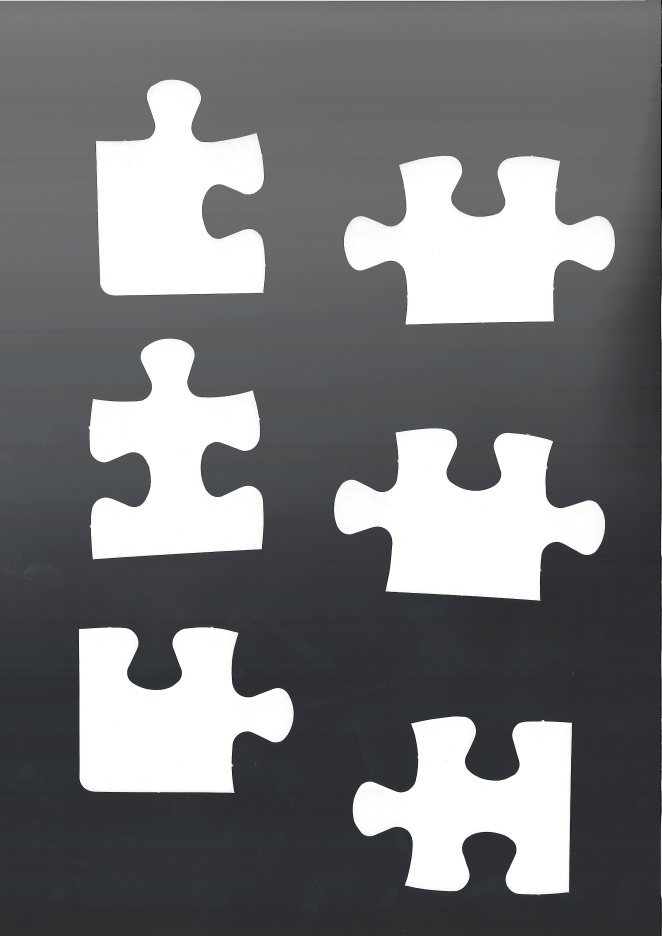
#> input picture 25pieces/input/25F1T6.png, 3306 x 4678 px (shown at 1/5 size)
$ python main.py
#> lines starting #> are read from the running program, lines starting #| are printed output that depends on the picture; after the words box and inside, x2 and y2 are one past the last pixel; in counts of white or black regions, pixels touching at a corner belong together
# -*- coding:utf-8 -*-
import math
import numpy as np
import cv2
import matplotlib.pyplot as plt
import pickle

def main():
    #カラー画像の読み取り
    img_src1 = cv2.imread("./input/25F1T6.png",1)
#> img_src1 is the input picture: shape (4678, 3306, 3); mean B, G, R 122.1, 120.2, 119.1
    img_src2 = cv2.imread("./input/25F7T12.png",1)
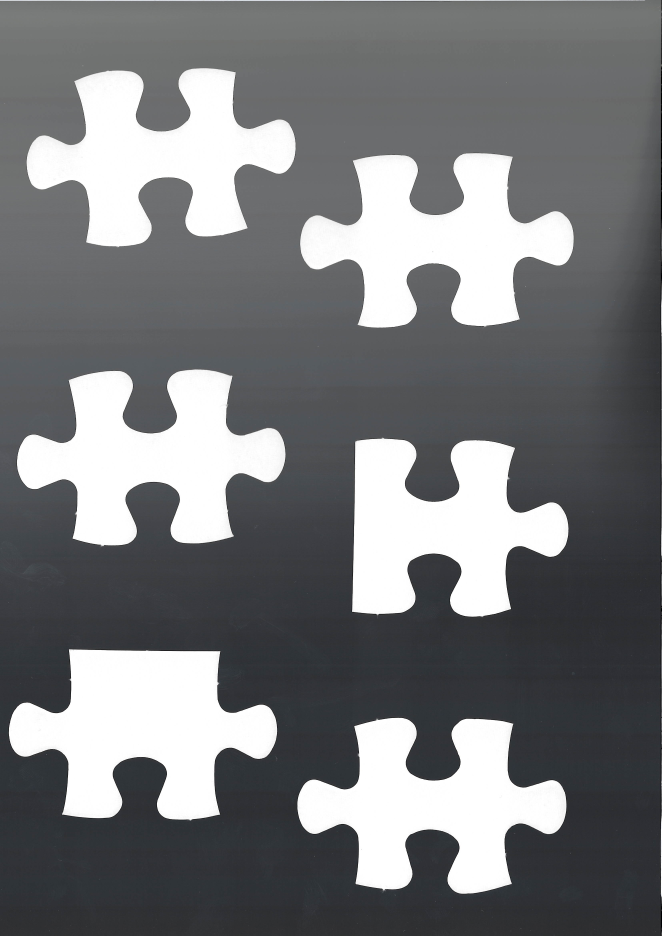
#> input picture 25pieces/input/25F7T12.png, 3306 x 4678 px (shown at 1/5 size)
#> img_src2 is the input picture: shape (4678, 3306, 3); mean B, G, R 123.6, 121.5, 120.2
    img_src3 = cv2.imread("./input/25F13T18.png",1)
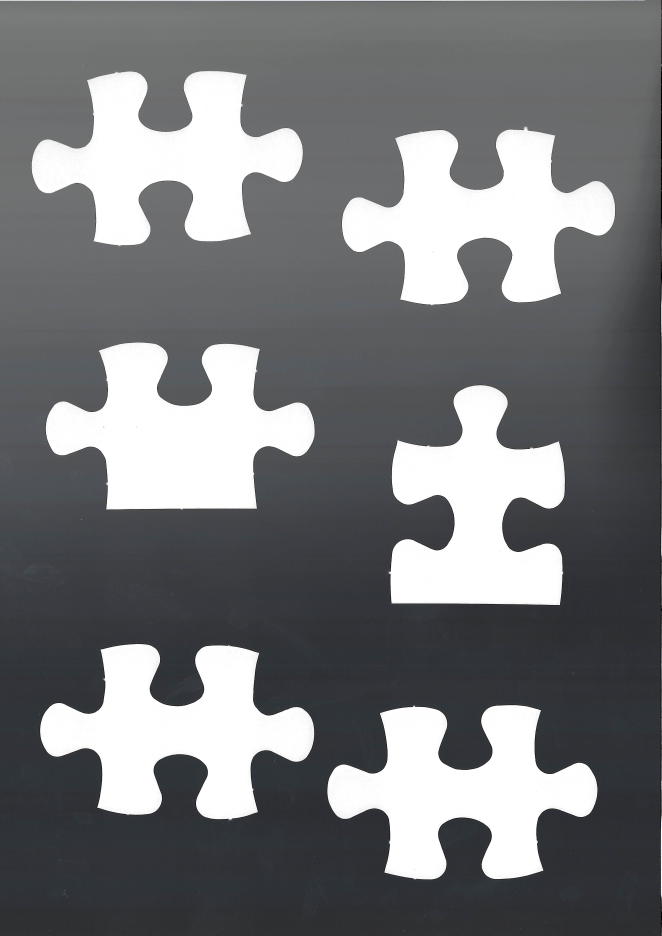
#> input picture 25pieces/input/25F13T18.png, 3306 x 4678 px (shown at 1/5 size)
#> img_src3 is the input picture: shape (4678, 3306, 3); mean B, G, R 123.3, 121.1, 119.8
    img_src4 = cv2.imread("./input/25F19T25.png",1)
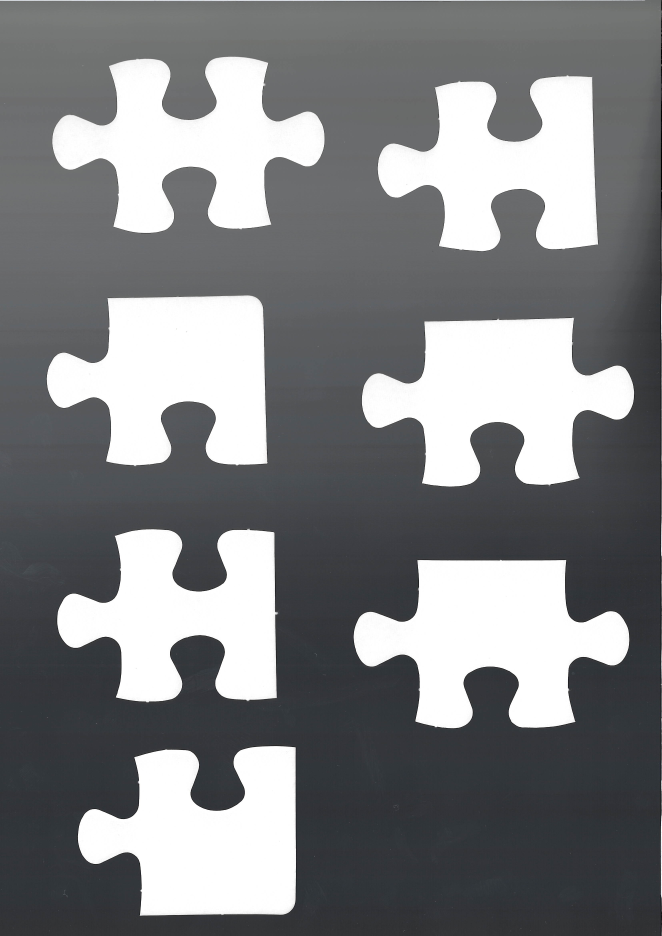
#> input picture 25pieces/input/25F19T25.png, 3306 x 4678 px (shown at 1/5 size)
#> img_src4 is the input picture: shape (4678, 3306, 3); mean B, G, R 131.3, 129.2, 127.9
    images = [img_src1,img_src2,img_src3,img_src4]
    img_num = len(images)
#> img_num = 4
    p_num = 25
    """グレースケール，一度保存できればいい
    for i in range(4):
        img_gray = cv2.cvtColor(images[i],cv2.COLOR_BGR2GRAY)
        imname = "./output/Gray/"+ str(i+1) + ".png"
        cv2.imwrite(imname,img_gray)
    """

    #二値化
    #Otsu's thresholding after Gaussian filtering
    imgs_binary = [0,0,0,0]
    for i in range(img_num):
        img_gray = cv2.cvtColor(images[i],cv2.COLOR_BGR2GRAY)
        blur = cv2.GaussianBlur(img_gray,(5,5),0)
        ret3,imgs_binary[i] = cv2.threshold(blur,0,255,cv2.THRESH_BINARY+cv2.THRESH_OTSU)
#> this loop made 4 passes
#> ret3 on passes 1 to 4: 164, 165, 165, 165
#> after the loop, imgs_binary = 4 items
        #cv2.imwrite("./output/Binary/1_"+ str(i+1) + ".png",imgs_binary[i])

    #ラベリング処理
    imgs_data = [0,0,0,0]
    for i in range(img_num):
        #ラベリング処理(1):大きなノイズもラベリング
        img_color,imgs_data[i] ,center = Labeling(imgs_binary[i])
        #cv2.imwrite("./output/Label/L1_" + str(i+1) + ".png",img_color)
        #ノイズ除去(2):ピース以外のラベリングされた図形の削除
        removeNoise(imgs_binary[i],imgs_data[i],len(imgs_data[i]))
        #cv2.imwrite("./output/Binary/2_" + str(i+1) + ".png",imgs_binary[i])
        img_color,imgs_data[i],center = Labeling(imgs_binary[i])
        #np.savetxt('./output/CSV/before/BeforeData'+ str(i+1) +'.csv',imgs_data[i],delimiter=',')
        #クロージング(3)
        kernel = np.ones((2,2),np.uint8)
        imgs_binary[i] = closing(imgs_binary[i],kernel)
        #cv2.imwrite("./output/Binary/3_" + str(i+1) + ".png",imgs_binary[i])
        #ラベリング処理(3):ノイズ除去済み
        img_color,imgs_data[i],center = Labeling(imgs_binary[i])
        cv2.imwrite("./output/Label/L2_" + str(i+1) + ".png",img_color)
#> this loop made 4 passes
#> pass 1, in Labeling, `dst = cv2.cvtColor(src,cv2.COLOR_GRAY2BGR)`:
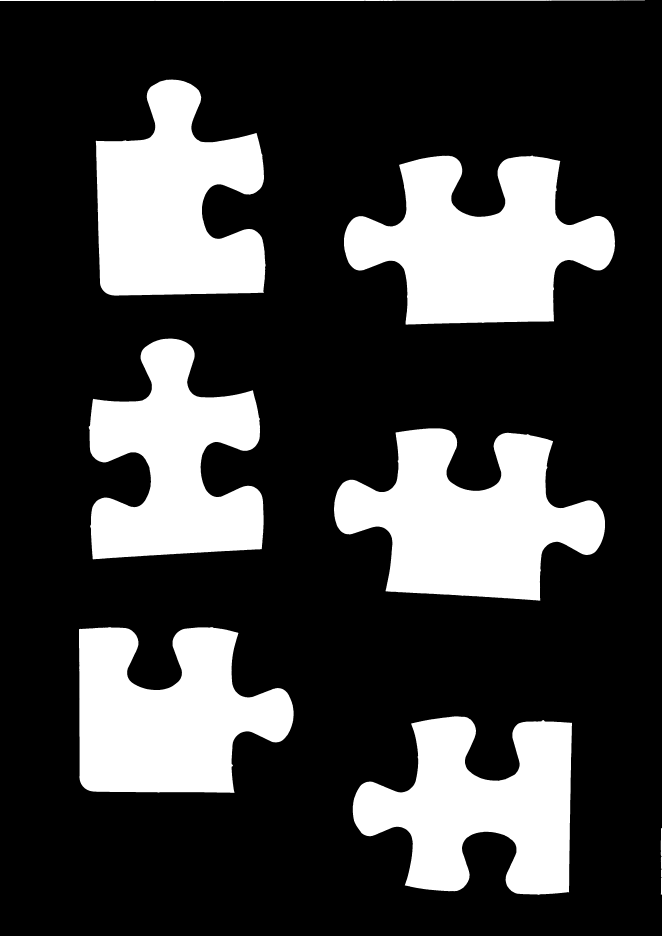
#> dst: shape (4678, 3306, 3) (shown at 1/5 size); 24.9% white; 11 white regions, largest, box (x1, y1, x2, y2) and area: (1720, 778, 3075, 1623) 686063, (1670, 2142, 3025, 3003) 683407, (479, 398, 1328, 1478) 636644
#> pass 1, in imgClip (call 2), `dst = src[y0:y1,x0:x1]`:
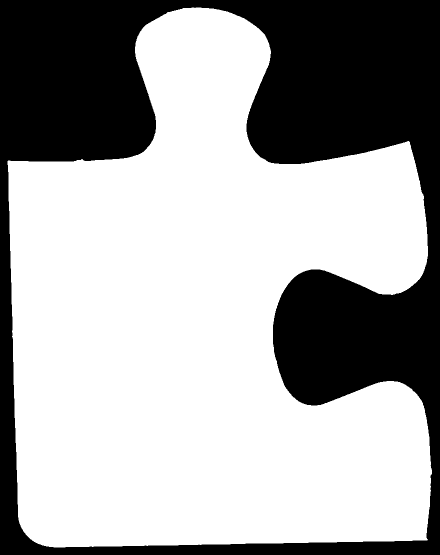
#> dst: shape (1110, 879) (shown at 1/2 size); 65.3% white; 1 black region, box (x1, y1, x2, y2) and area: (0, 0, 879, 1110) 339046
#> pass 1, in imgClip (call 3), `dst = src[y0:y1,x0:x1]`:
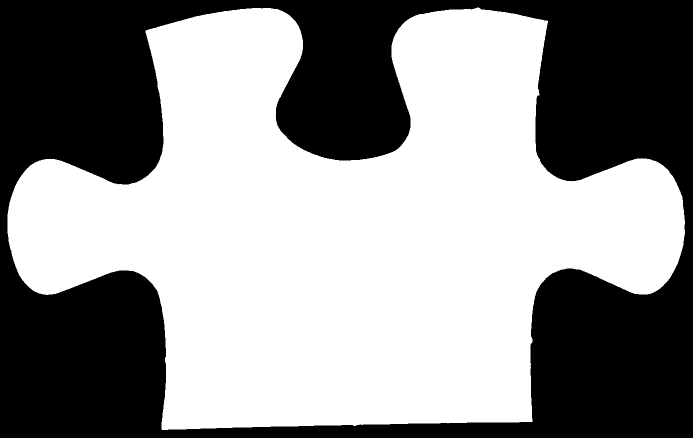
#> dst: shape (875, 1385) (shown at 1/2 size); 56.6% white; 1 black region, box (x1, y1, x2, y2) and area: (0, 0, 1385, 875) 525812
#> after the loop, imgs_data = 4 items
        #np.savetxt("./output/CSV/after/AfterData"+ str(i+1) +".csv",imgs_data[i],delimiter=',')
    """ピースデータまとめるとき
    p_data = imgs_data[0]
    for i in range(1,img_num):
        p_data = np.append(p_data,imgs_data[i],axis=0)
    np.savetxt("./output/CSV/data.csv",p_data,delimiter=',')
    np.save('./output/CSV/data.npy', p_data)
    np.savetxt('./output/Test/binary1.txt',imgs_binary[0])
    np.savetxt("./output/Test/data.csv",p_data)
    """
    #メモ,27,83,86,100
    #処理が終了したピース数
    count = 0
    #ピースの画像データ25枚を入れる箱
    img_pieces = []
    #ピースのコーナーデータ25つを入れる箱
    p_corners = CornerDetection(imgs_data[0],imgs_binary[0],0,img_pieces)
    count = len(imgs_data[0])
    for i in range(1,len(imgs_data)):
        p_corners = np.append(p_corners,CornerDetection(imgs_data[i],imgs_binary[i],count,img_pieces),axis=0)
        count = count + len(imgs_data[i])

    p_chains = []
    p_points = [] #pointsリストの作成(x,y)
    #directionリストの作成(x,y)
    directions = [
                [ 1, 0], # 0
                [ 1,-1], # 1
                [ 0,-1], # 2
                [-1,-1], # 3
                [-1, 0], # 4
                [-1, 1], # 5
                [ 0, 1], # 6
                [ 1, 1]  # 7
                ]
    p_curvature = []
    p_degrees = []
    distance = 50
    for i in range(len(img_pieces)):
        p_chain,p_point = FreemanChainCode(img_pieces[i],directions)
        p_chains.append(p_chain)
        p_points.append(p_point)
        p_curvature.append(calcCurvature(img_pieces[i],p_point))
        degree = DegreeEquation(distance,p_point)
        p_degrees.append(degree)

    p_edge_list = []
    p_rough_list = []
    #ピースの4辺ごとの座標をまとめたリスト(最終的に使うやつ)
    p_edge_point_list = []
    new_p_corners_list = []
    for Number in range(len(img_pieces)): #ピースの数だけ回る
        print("image No.",Number)
        corner_point_list = newCornerDetection(p_degrees[Number],p_points[Number],img_pieces[Number],Number)
        edge_list,corners_list,points_list = corner_dividing(corner_point_list,p_points[Number])
        new_p_corners_list.append(corners_list)
        p_edge_list.append(edge_list)
        p_edge_point_list.append(points_list)
        #p_edge_point_list = p_edge_point_list + points_list
        rough_list = judge_roughness(p_edge_list[Number])
        p_rough_list.append(rough_list)
        print("\n")

    """
    #座標の保存
    for i in range(len(p_edge_point_list)):
        saveList(p_rough_list[i], str(i) +'_rough')
        for j in range(len(p_edge_point_list[i])):
            saveList(p_edge_point_list[i][j], str(i) + '_' + str(j) +'_edge_point')
    p = loadList('0_0_edge_point')

    #曲率(curvature)とFreemanChainCodeの情報をcsvファイルに出力したいとき．
    p_c_list = []
    for i in range(len(img_pieces)):
        p_c_list.append(p_curvature[i].tolist())
    np.savetxt("./output/CSV/curvature.csv", p_c_list, fmt='%s',delimiter=',')
    np.savetxt("./output/CSV/FreemanChainCode.csv", p_chains, fmt='%s', delimiter=',')
    """
    #グルーピング関数でピースの形状ごとにグループ分け
    group1,group2,grou3 = Grouping(p_rough_list)
    #convex...凸 / concavity...凹
    #(i,j) ... (ピース番号i,ピースiの変番号j)のタプルをリストに格納
    group_of_convex,group_of_concavity = rough_grouping(p_rough_list)
    #print(group_of_convex)
    #print(group_of_concavity)

    #p_edge_point_listを並進回転加えたやつ(類似度計算のときに引数としてp_edge_conv_point_list[i][j]を二つ渡してください)
    p_edge_point_conv_list = pointConv(p_edge_point_list,p_rough_list)
    for i in range(len(p_edge_point_conv_list)):
        saveList(p_rough_list[i], str(i) +'_rough')
        for j in range(len(p_edge_point_conv_list[i])):
            saveList(p_edge_point_conv_list[i][j], str(i) + '_' + str(j) +'_edge_conv_point')
    p = loadList('0_0_edge_conv_point')
    print("p = ",p)
    #類似度(距離)行列の生成と保存
    # SSSS = similarityMatrix(p_edge_point_conv_list,p_rough_list,"./output/CSV/AlltoAll_match.csv")

    #保存してある行列を読みこみ
    data2 = np.loadtxt("./output/CSV/AlltoAll_match.csv",delimiter=",")
    # simPは416×(0 or p)のリスト，match_listは416×p×(piece_num,edge_num)
    p = 5
    simP , match_list = similarityPointView(data2,p_rough_list,p)
    # [10 lines of commented-out code are left out]
# [5 lines left out: function showImage, not called in this run]

#リストの保存
def saveList(point_list,name):
    f = open('./output/Point_List/' + str(name) + '.txt', 'wb')
    pickle.dump(point_list, f)

#リストの読み出し
def loadList(name):
    f = open("./output/Point_List/" + str(name) +".txt","rb")
    return pickle.load(f)


#ラベリング関数
def Labeling(src):
    Labels = cv2.connectedComponentsWithStats(src)
    #オブジェクト情報を抽出
    """
    dataは短径図形の左上のx,yと縦横の長さと面積
    centerは短径図形の重心座標
    LabelNumは領域(背景含む)の個数-1で図形の個数を示す
    deleteしているのは背景分
    """
    LabelNum = Labels[0] - 1
    data = np.delete(Labels[2],0,0)
    center = np.delete(Labels[3],0,0)

    dst = cv2.cvtColor(src,cv2.COLOR_GRAY2BGR)
    #dst = src.copy()

    for i in range(LabelNum):
        x0 = data[i][0]
        y0 = data[i][1]
        x1 = data[i][0] + data[i][2]
        y1 = data[i][1] + data[i][3]
        cv2.rectangle(dst,(x0,y0),(x1,y1),(0,0,255))
        cv2.putText(dst,
                    "ID:"+str(i),
                    (x1-20,y1+15),
                    cv2.FONT_HERSHEY_PLAIN,
                    1,(0,255,255))
    #showImage(dst)
    return dst,data,center

#画像の切り抜き
def imgClip(id,data,src):
    x0 = data[id][0] - 15
    y0 = data[id][1] - 15
    x1 = data[id][0] + data[id][2] + 15
    y1 = data[id][1] + data[id][3] + 15
    if len(src.shape) == 3:
        dst = src[y0:y1,x0:x1,:]
    elif len(src.shape) == 2:
        dst = src[y0:y1,x0:x1]
    return dst

#ノイズ除去関数
def removeNoise(src,data,num):
    id = 0
    for id in range(num):
        img_clip = imgClip(id,data,src)
        if img_clip.size < 10000 :
            x0 = data[id][0]
            y0 = data[id][1]
            x1 = data[id][0] + data[id][2]
            y1 = data[id][1] + data[id][3]
            contours = np.array([[x0,y0],[x0,y1],[x1,y1],[x1,y0]])
            #fillPolyは返り値なしでいい
            cv2.fillPoly(src,pts=[contours],color=(0,0,0))

#クロージングによる黒色ノイズ除去関数
def closing(src,kernel):
    dilate = cv2.dilate(src,kernel) #白の領域が膨張
    dilate = cv2.dilate(dilate,kernel) #白の領域が膨張
    dilate = cv2.erode(dilate,kernel) #白の領域が収縮
    dst = cv2.erode(dilate,kernel) #白の領域が収縮
    return dst

#コーナー検出と各ピースの保存
#短形データ，二値画像，現在までの処理を終えたピースの番号，ピース画像格納庫
def CornerDetection(data,img,pnum,img_pieces):
    #goodFeaturesToTrackの試行回数
#> called with data = array of shape (6, 5), pnum = 0
    S = 13
    #閾値
    size = 20
    #分割数
    split = len(data)
#> split = 6
    #コーナーの位置指定，二次元座標系の象限（"左上":0,"左下":1,"右下":2,"右上":3）
    dst_corner = np.zeros((split,4,2))

    for j in range(split):
        img_clip = imgClip(j,data,img)
        img_pieces.append(img_clip)
        img_shi = cv2.cvtColor(img_clip,cv2.COLOR_GRAY2BGR)

        X_median = img_shi.shape[0] / 2
        Y_median = img_shi.shape[0] / 2

        corners = cv2.goodFeaturesToTrack(img_clip,S,0.01,10)
        corners = np.int0(corners)

        count = 0
        X = np.zeros(S,dtype=np.int64)
        Y = np.zeros(S,dtype=np.int64)

        for k in range(S):
            X[k] = corners[k][0][0]
            Y[k] = corners[k][0][1]
        d_min = size
        for i in corners:
            if count <= 2:
                x,y = i.ravel()
                cv2.circle(img_shi,(x,y),3,(0,0,255),-1)
                if count == 2:
                    for l in range(3):
                        if X[l] <= X_median and Y[l] <= Y_median:
                            dst_corner[j][0][0] = X[l]
                            dst_corner[j][0][1] = Y[l]
                        elif X[l] <= X_median and Y[l] > Y_median:
                            dst_corner[j][1][0] = X[l]
                            dst_corner[j][1][1] = Y[l]
                        elif X[l] > X_median and Y[l] > Y_median:
                            dst_corner[j][2][0] = X[l]
                            dst_corner[j][2][1] = Y[l]
                        elif X[l] > X_median and Y[l] <= Y_median:
                            dst_corner[j][3][0] = X[l]
                            dst_corner[j][3][1] = Y[l]
                    for l in range(4):
                        if dst_corner[j][l][0] == 0:
                            check = l
                            if l == 0:
                                X_th = dst_corner[j][l+1][0] + (dst_corner[j][l+3][0] - dst_corner[j][l+2][0])
                                Y_th = dst_corner[j][l+1][1] + (dst_corner[j][l+3][1] - dst_corner[j][l+2][1])
                            elif l == 1:
                                X_th = dst_corner[j][l-1][0] + (dst_corner[j][l+1][0] - dst_corner[j][l+2][0])
                                Y_th = dst_corner[j][l-1][1] + (dst_corner[j][l+1][1] - dst_corner[j][l+2][1])
                            elif l == 2:
                                X_th = dst_corner[j][l+1][0] + (dst_corner[j][l-1][0] - dst_corner[j][l-2][0])
                                Y_th = dst_corner[j][l+1][1] + (dst_corner[j][l-1][1] - dst_corner[j][l-2][1])
                            else:
                                X_th = dst_corner[j][l-1][0] + (dst_corner[j][l-3][0] - dst_corner[j][l-2][0])
                                Y_th = dst_corner[j][l-1][1] + (dst_corner[j][l-3][1] - dst_corner[j][l-2][1])
            else:
                x,y = i.ravel()
                cv2.circle(img_shi,(int(X_th),int(Y_th)),3,(255,0,0),-1)
                d = math.sqrt(pow(X_th - x,2) + pow(Y_th - y,2))
                if d < d_min:
                    d_min = d
                    dst_corner[j][check][0] = x
                    dst_corner[j][check][1] = y
            count += 1
        cv2.circle(img_shi,(int(dst_corner[j][check][0]),int(dst_corner[j][check][1])),3,(0,0,255),-1)
#> this loop made 6 passes
#> (x0 in imgClip, y0 in imgClip, x1 in imgClip, y1 in imgClip) on passes 1 to 6: (466, 385, 1345, 1495), (1707, 765, 3092, 1640), (431, 1680, 1335, 2814), (1657, 2129, 3042, 3020), (382, 3123, 1485, 3981), (1751, 3569, 2877, 4491)
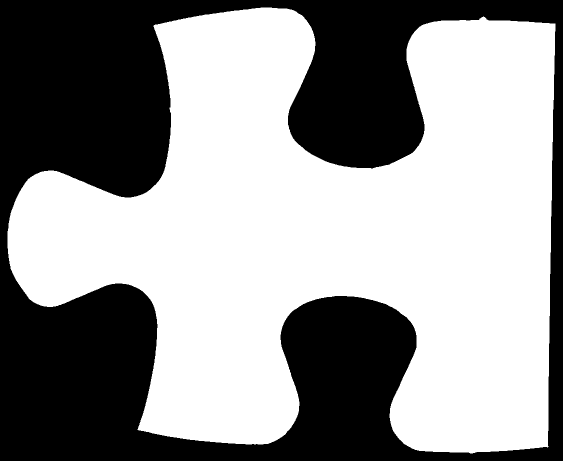
#> img_clip: shape (922, 1126) (shown at 1/2 size); 58.4% white; 1 black region, box (x1, y1, x2, y2) and area: (0, 0, 1126, 922) 431533
#> after the loop, img_pieces = 6 items
#> (the rest of the program and of its run is left out)
